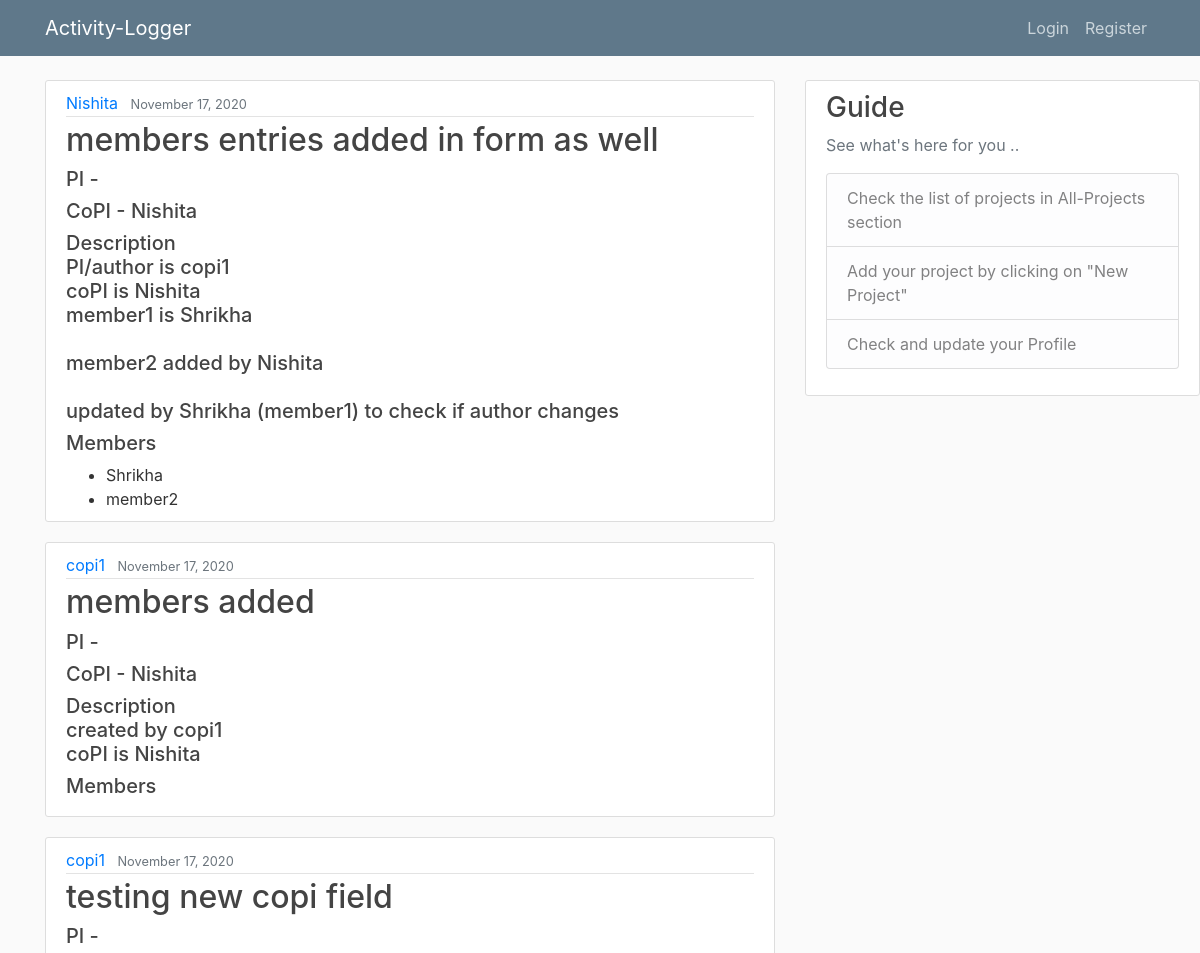
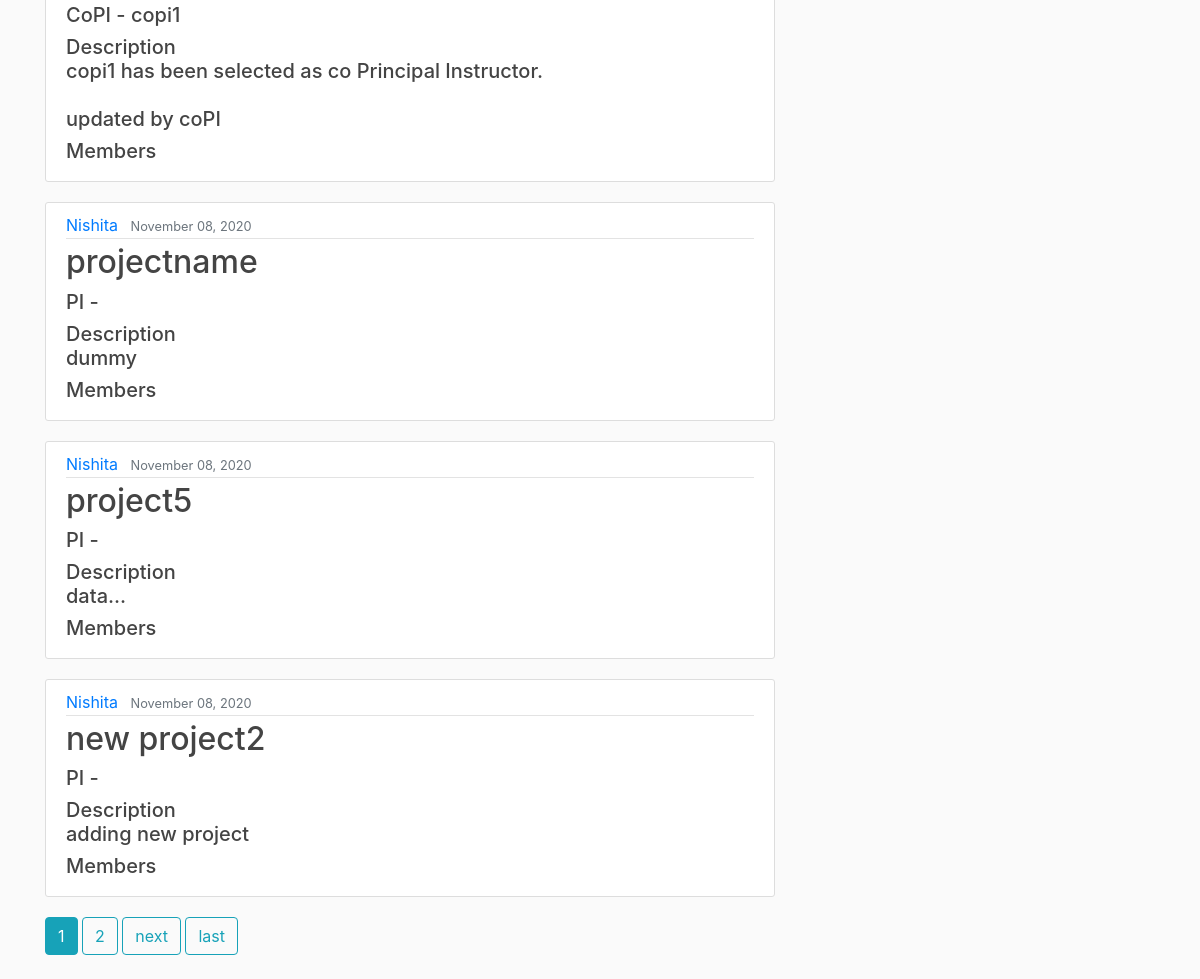
The app's page /home, older data (2 pictures, top to bottom).
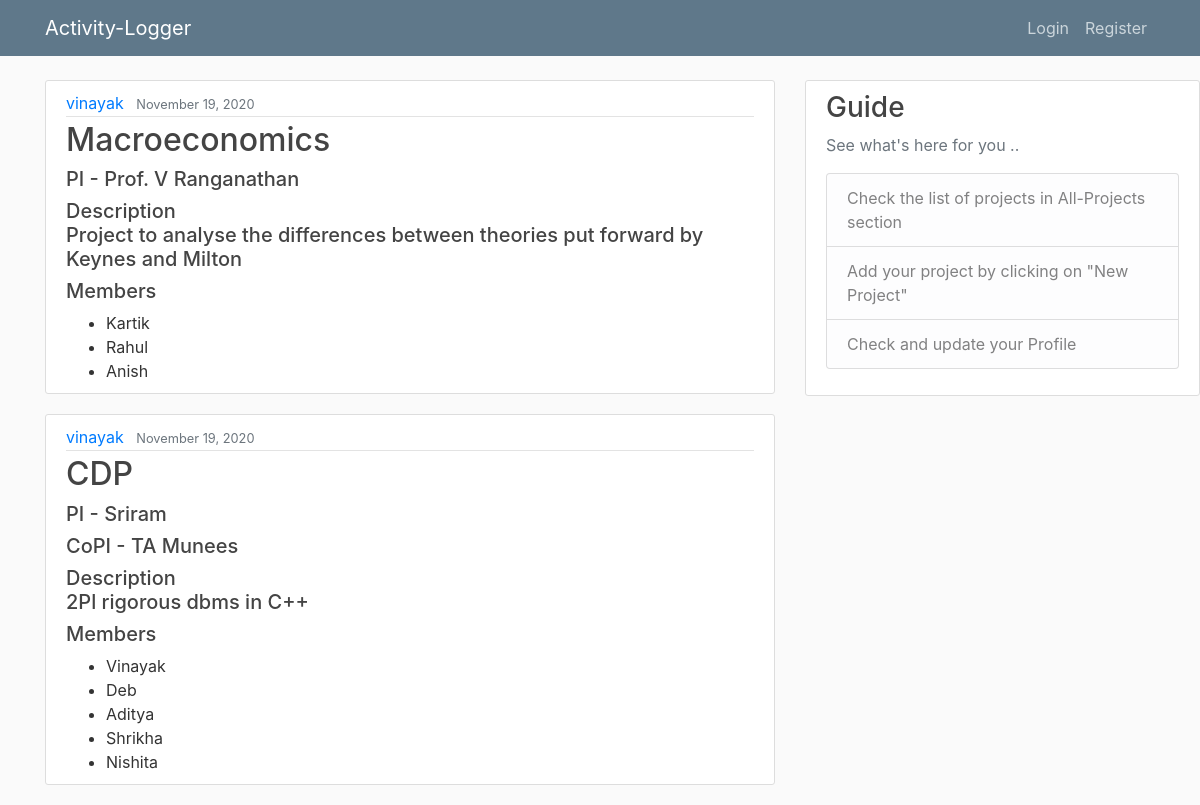
The same page, newer data.
### blog/models.py (models this page shows, shortened)
class Post(models.Model):
	title = models.CharField(max_length=100)
	content = models.TextField()
	PI = models.CharField(max_length=100, blank=True, default='')
	coPI = models.CharField(max_length=100, blank=True, default='')
	member1 = models.CharField(max_length=100, blank=True, default='')
	member2 = models.CharField(max_length=100, blank=True, default='')
	member3 = models.CharField(max_length=100, blank=True, default='')
	member4 = models.CharField(max_length=100, blank=True, default='')
	member5 = models.CharField(max_length=100, blank=True, default='')
	funding = models.DecimalField(decimal_places=2,max_digits=15)
	sanctionedAmount = models.DecimalField(decimal_places=2,max_digits=15)
	startDate = models.DateField()
	endDate = models.DateField()
	date = models.DateTimeField(default=timezone.now)
	author = models.ForeignKey(User, on_delete=models.CASCADE)

### blog/views.py (the view)
# urls.py: path('home', PostListView.as_view(), name='blog-home'),
class PostListView(ListView):
	model = Post
	template_name = 'blog/home.html'
	context_object_name = 'posts'
	ordering = ['-date']
	paginate_by = 6

### blog/templates/blog/home.html (shortened to what this page needs)
{% extends "blog/base.html" %}
{% block content %}
	{% for post in posts %}
		<article class="media content-section">
		  <div class="media-body">
		    <div class="article-metadata">
		      <a class="mr-2" href="{% url 'user-posts' post.author.username %}">{{ post.author }}</a>
		      <small class="text-muted">{{ post.date|date:"F d, Y" }}</small>
		    </div>
		    <h2><a class="article-title" href="{% url 'post-detail' post.id %} ">{{ post.title }}</a></h2>
		    <h5> PI - {{post.PI}} </h5>
		    {% if post.coPI %}
		    		<h5> CoPI - {{ post.coPI }} </h5>
		    {% endif %}
		    <h5 class="article-content"  >Description<br>{{ post.content }}</h5>
		    <h5> Members </h5>
		    <ul>
		    	{% if post.member1 %}
		    		<li> {{ post.member1 }} </li>
		    	{% endif %}
		    	{% if post.member2 %}
		    		<li> {{ post.member2 }} </li>
		    	{% endif %}
		    	{% if post.member3 %}
		    		<li> {{ post.member3 }} </li>
		    	{% endif %}
		    	{% if post.member4 %}
		    		<li> {{ post.member4 }} </li>
		    	{% endif %}
		    	{% if post.member5 %}
		    		<li> {{ post.member5 }} </li>
		    	{% endif %}
		    </ul>
		   </div>
		</article>
	{% endfor %}
	{% if is_paginated %}
		{% for num in page_obj.paginator.page_range %}
			{% if page_obj.number == num %}
				<a class="btn btn-info mb-4" href="?page= {{ num }} "> {{ num }}  </a>
			{% elif num > page_obj.number|add:'-3' and num < page_obj.number|add:'3' %}
				<a class="btn btn-outline-info mb-4" href="?page= {{ num }} "> {{ num }}  </a>
			{% endif %}
		{% endfor %}
		{% if page_obj.has_next %}
			<a class="btn btn-outline-info mb-4" href="?page={{ page_obj.next_page_number }} "> next </a>
			<a class="btn btn-outline-info mb-4" href="?page= {{ page_obj.paginator.num_pages }} "> last  </a>
		{% endif %}
	{% endif %}
{% endblock content %}

### blog/templates/blog/base.html (shortened to what this page needs)
{% load static %}
<!DOCTYPE html>
<html>
<head>
    <link rel="stylesheet" href="https://stackpath.bootstrapcdn.com/bootstrap/4.3.1/css/bootstrap.min.css">
    <link rel="stylesheet" type="text/css" href="{% static 'blog/main.css' %} ">
</head>
<body>
	<header class="site-header">
	  <nav class="navbar navbar-expand-md navbar-dark bg-steel fixed-top">
	    <div class="container">
	      <a class="navbar-brand mr-4" href=" {% url 'blog-welcome' %} ">Activity-Logger</a>
	      <div class="collapse navbar-collapse" id="navbarToggle">
	        <div class="navbar-nav">
	        	{% if user.is_authenticated %}
	        		<a class="nav-item nav-link" href="{% url 'post-create' %}">New Project</a>
	        		<a class="nav-item nav-link" href="{% url 'logout' %}">Logout</a>
	        		<a class="nav-item nav-link" href="{% url 'profile' %}">My Profile</a>
	        	{% else %}
		          <a class="nav-item nav-link" href="{% url 'login' %}">Login</a>
		          <a class="nav-item nav-link" href="{% url 'register' %}">Register</a>
		        {% endif %}
	        </div>
	      </div>
	    </div>
	  </nav>
	</header>
	<main role="main" class="container">
	  <div class="row">
	    <div class="col-md-8">
	    	{% block content %}
	    	{% endblock %}
	    </div>
	    <div class="col-md-4">
	      <div class="content-section fixedsidebar">
	        <h3>Guide</h3>
	        <p class='text-muted'>See what's here for you ..
	          <ul class="list-group">
	            <li class="list-group-item list-group-item-light">Check the list of projects in  All-Projects section</li>
	            <li class="list-group-item list-group-item-light">Add your project by clicking on "New Project"</li>
	            <li class="list-group-item list-group-item-light">Check and update your Profile</li>
	          </ul>
	        </p>
	      </div>
	    </div>
	  </div>
	</main>
</body>
</html>

### blog/static/blog/main.css (style rules this page uses)
body { background: #fafafa; color: #333333; margin-top: 5rem; }
h1, h2, h3, h4, h5, h6 { color: #444444; }
ul { margin: 0; }
.bg-steel { background-color: #5f788a; }
.site-header .navbar-nav .nav-link { color: #cbd5db; }
.content-section { background: #ffffff; padding: 10px 20px; border: 1px solid #dddddd; border-radius: 3px; margin-bottom: 20px; }
.article-title { color: #444444; }
.article-content { white-space: pre-line; }
.article-metadata { padding-bottom: 1px; margin-bottom: 4px; border-bottom: 1px solid #e3e3e3 }

### blog/templates/blog/base.html (style rules this page uses)
.fixedsidebar { position: fixed; }

Row changes from the older to the newer data that the page shows:
removed Post: author "Nishita", date "November 17, 2020", title "members entries added in form as well", coPI "Nishita", content "PI/author is copi1 coPI is Nishita member1 is Shrikha member2 added by Nishita updated by Shrikha (member1) to check if author changes", member1 "Shrikha", member2 "member2"
removed Post: author "copi1", date "November 17, 2020", title "members added", coPI "Nishita", content "created by copi1 coPI is Nishita"
removed Post: author "copi1", date "November 17, 2020", title "testing new copi field", coPI "copi1", content "copi1 has been selected as co Principal Instructor. updated by coPI"
removed Post: author "Nishita", date "November 08, 2020", title "projectname", content "dummy"
removed Post: author "Nishita", date "November 08, 2020", title "project5", content "data..."
removed Post: author "Nishita", date "November 08, 2020", title "new project2", content "adding new project"
added Post: author "vinayak", date "November 19, 2020", title "Macroeconomics", PI "Prof. V Ranganathan", content "Project to analyse the differences between theories put forward by Keynes and Milton", member1 "Kartik", member2 "Rahul", member3 "Anish"
added Post: author "vinayak", date "November 19, 2020", title "CDP", PI "Sriram", coPI "TA Munees", content "2Pl rigorous dbms in C++", member1 "Vinayak", member2 "Deb", member3 "Aditya", member4 "Shrikha", member5 "Nishita"
Text that changed along with them:
list line gone: "1"
list line gone: "2"
text no longer shown: "next last"
